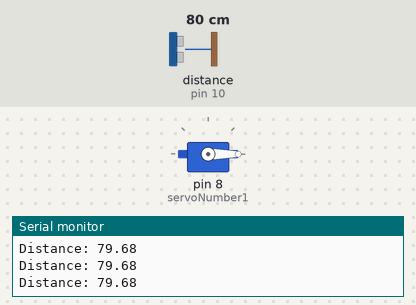
A sketch run on a simulated Arduino Uno, built with avr-gcc and run on an emulated ATmega328P. On the bench: servo, the last lines printed to the serial monitor. Wiring (inferred from the names in the program): ultrasonic range finder: trigger pin 9; echo pin 10. Inputs (shaded band) come from the test bench; at power-on: distance to the obstacle (sensor on pin 10) 80 cm. The echo pulse lasts 58.3 µs per cm.

Above: at 1.2 s.
1.3 s: distance to the obstacle (sensor on pin 10) set to 53 cm
4.3 s: distance to the obstacle (sensor on pin 10) set to 47 cm
At 5.0 s:
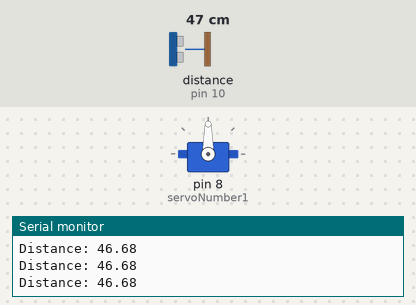
5.8 s: distance to the obstacle (sensor on pin 10) set to 60 cm
At 6.8 s:
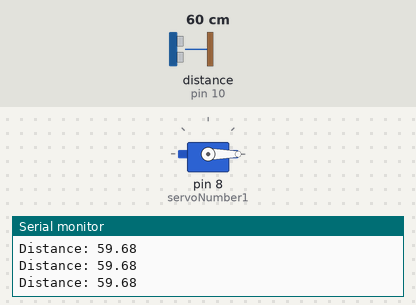
7.3 s: distance to the obstacle (sensor on pin 10) set to 2 cm
At 7.7 s:
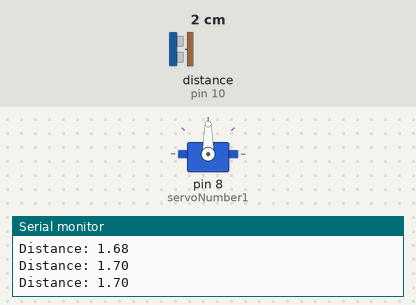
Timing chart, 0 to 9.8 s (numbered marks = the images above; inputs shaded):
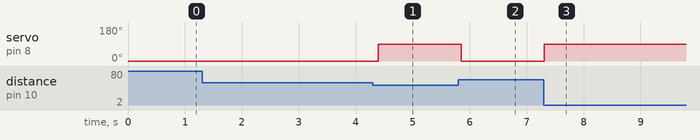

The sketch:

main.ino
```cpp
/*
 * Created by: Mars Laurio
 * Created on: Oct 2023
 *
 * Turns servo when the sensor detects an object in range.
 */

#include <Servo.h>

Servo servoNumber1;
const int trigPin = 9;
const int echoPin = 10;
float duration, distance;

void setup() {
  pinMode(trigPin, OUTPUT);
  pinMode(echoPin, INPUT);
  Serial.begin(9600);
  servoNumber1.attach(8);
  servoNumber1.write(0);
}

void loop() {
  digitalWrite(trigPin, LOW);
  delayMicroseconds(2);
  digitalWrite(trigPin, HIGH);
  delayMicroseconds(10);
  digitalWrite(trigPin, LOW);

  duration = pulseIn(echoPin, HIGH);
  distance = (duration*.0343)/2;
  Serial.print("Distance: ");

  if(distance < 50) {
    servoNumber1.write(90);
  }
    else{
      servoNumber1.write(0);
  }

  Serial.println(distance);
  delay(100);
}
```

Measured:
- the behaviour switches between 51 and 50 cm on distance to the obstacle (sensor on pin 10) (found by bisection; images 0 and 1)
- after the input at 4.3 s, servo on pin 8 (servoNumber1): 0° → 90° after 0.10 s
- after the input at 5.8 s, servo on pin 8 (servoNumber1): 90° → 0° after 0.05 s
- after the input at 7.3 s, servo on pin 8 (servoNumber1): 0° → 90° at once
